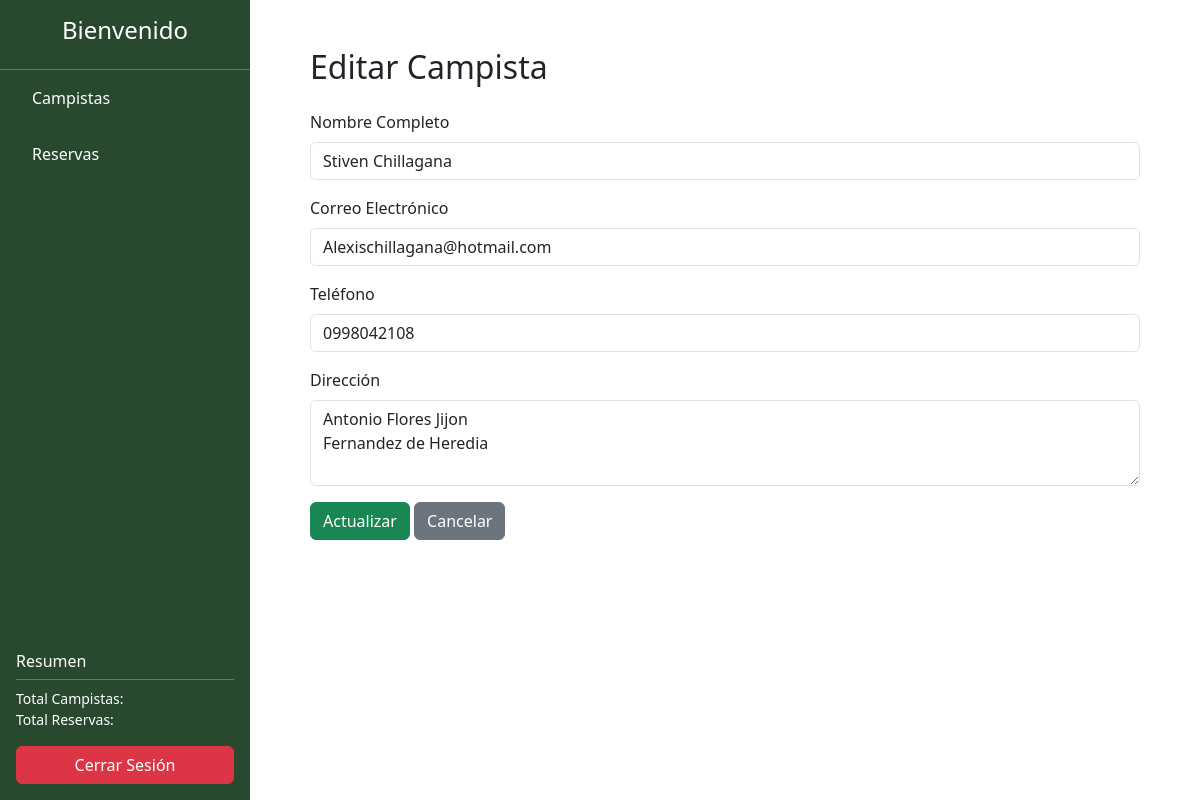
Page /campistas/editar/9/ (signed in) on the committed database.
### Aplicaciones/Reservas_Camping_SD/models.py (models this page shows)
class Campista(models.Model):
    nombre_completo = models.CharField(max_length=100)
    correo_electronico = models.EmailField(unique=True)
    telefono = models.CharField(max_length=15)
    direccion = models.TextField(blank=True, null=True)
    usuario = models.ForeignKey('Usuario', on_delete=models.CASCADE)

### Aplicaciones/Reservas_Camping_SD/views.py (the view, shortened to what this page needs)
# urls.py: path('campistas/editar/<int:id>/', views.editar_campista),  # Editar un campista existente, identificado por su ID
def editar_campista(request, id):
    if 'usuario' not in request.session:
        return redirect('/')
    usuario_actual = Usuario.objects.get(usuario=request.session['usuario'])
    campista = Campista.objects.filter(id=id, usuario=usuario_actual).first()
    if not campista:
        messages.error(request, 'Campista no encontrado o no tiene permiso para editarlo.')
        return redirect('/campistas/')
    return render(request, 'editar_campista.html', {'campista': campista})

### Aplicaciones/Reservas_Camping_SD/templates/editar_campista.html (shortened to what this page needs)
{% extends "plantilla.html" %}
{% block contenido %}
<div class="container">
    <h2 class="mb-4">Editar Campista</h2>
    <form id="form_editar_campista" method="POST" action="">
        <div class="mb-3">
            <label for="nombre_completo" class="form-label">Nombre Completo</label>
            <input type="text" class="form-control" id="nombre_completo" name="nombre_completo" value="{{ campista.nombre_completo }}" required>
        </div>
        <div class="mb-3">
            <label for="correo_electronico" class="form-label">Correo Electrónico</label>
            <input type="email" class="form-control" id="correo_electronico" name="correo_electronico" value="{{ campista.correo_electronico }}" required>
        </div>
        <div class="mb-3">
            <label for="telefono" class="form-label">Teléfono</label>
            <input type="text" class="form-control" id="telefono" name="telefono" value="{{ campista.telefono }}" required>
        </div>
        <div class="mb-3">
            <label for="direccion" class="form-label">Dirección</label>
            <textarea class="form-control" id="direccion" name="direccion" rows="3">{{ campista.direccion }}</textarea>
        </div>
        <button type="submit" class="btn btn-success">Actualizar</button>
        <a href="/campistas/" class="btn btn-secondary">Cancelar</a>
    </form>
</div>
{% endblock %}

### rows in the picture
Campista: nombre_completo "Stiven Chillagana", correo_electronico "Alexischillagana@hotmail.com", telefono "0998042108", direccion "Antonio Flores Jijon Fernandez de Heredia"
